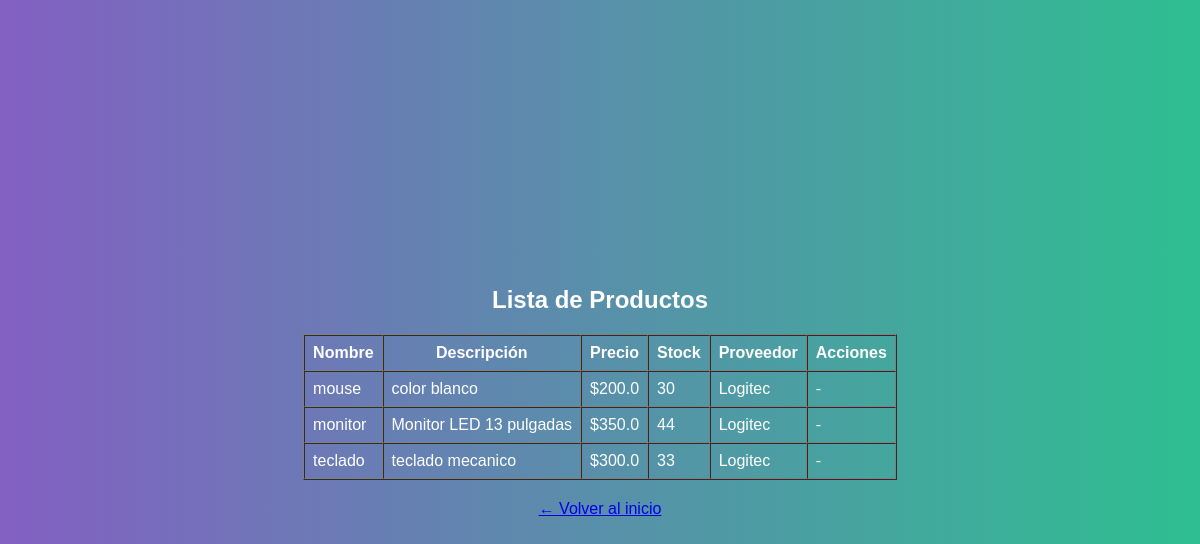
/productos (signed in), run on an earlier commit of the app's database.
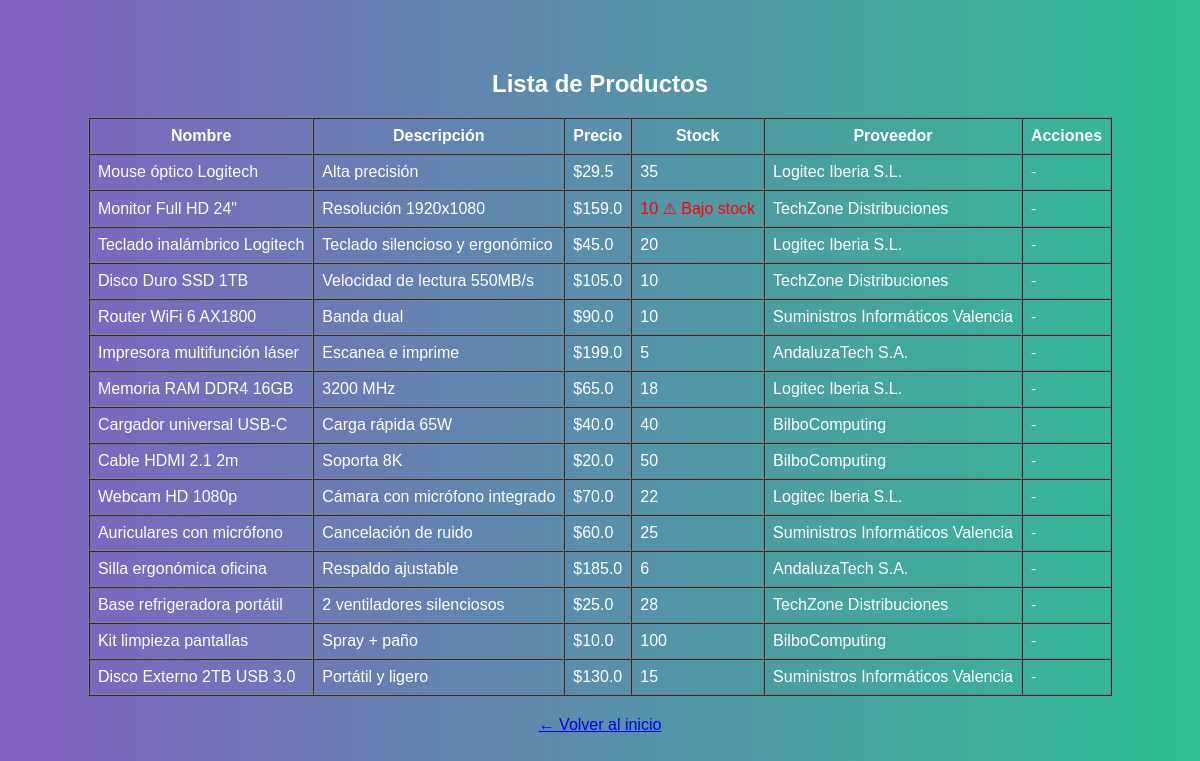
And on a later commit of the database.
### app/models.py (models this page shows, shortened)
class Producto(db.Model):
    id = db.Column(db.Integer, primary_key=True)
    nombre = db.Column(db.String(100), nullable=False)
    descripcion = db.Column(db.String(200))
    precio = db.Column(db.Float, nullable=False)             # Precio de venta
    costo_proveedor = db.Column(db.Float, nullable=False)    # Costo del proveedor
    stock = db.Column(db.Integer, nullable=False)
    stock_maximo = db.Column(db.Integer, nullable=False)     # Umbral para alertas de reposicion
    proveedor_id = db.Column(db.Integer, db.ForeignKey('proveedor.id'), nullable=False)    # Relacion con proveedor
    ventas = db.relationship('Venta', backref='producto', lazy=True)      # Relacion con ventas del producto

class Proveedor(db.Model):
    id = db.Column(db.Integer, primary_key=True)
    nombre = db.Column(db.String(100), nullable=False)
    email = db.Column(db.String(150))
    telefono = db.Column(db.String(20))
    direccion = db.Column(db.String(200))
    cif = db.Column(db.String(50))
    porcentaje_descuento = db.Column(db.Float)
    iva = db.Column(db.Float)
    productos = db.relationship('Producto', backref='proveedor', lazy=True)  #  # Relación con productos del proveedor

### app/routes.py (the view)
@main.route('/productos')
@login_required
def listar_productos():
    productos = Producto.query.all()
    return render_template('listar_productos.html', productos=productos)

### app/templates/listar_productos.html (shortened to what this page needs)
{% extends 'base.html' %}
{% block content %}
<h2 class="animated fadeInDown">Lista de Productos</h2>
<table border="1" cellpadding="8" cellspacing="0" >
  <thead>
    <tr>
      <th>Nombre</th>
      <th>Descripción</th>
      <th>Precio</th>
      <th>Stock</th>
      <th>Proveedor</th>
      <th>Acciones</th>
    </tr>
  </thead>
  <tbody>
    {% for producto in productos %}
    <tr>
      <td>{{ producto.nombre }}</td>
      <td>{{ producto.descripcion }}</td>
      <td>${{ producto.precio }}</td>
      <td>
        {% if producto.stock <= producto.stock_maximo * 0.1 %}
          <span style="color: red;">{{ producto.stock }} ⚠ Bajo stock</span>
        {% else %}
          {{ producto.stock }}
        {% endif %}
      </td>
      <td>
        {% if producto.proveedor %}
          {{ producto.proveedor.nombre }}
        {% else %}
          Sin proveedor
        {% endif %}
      </td>
      <td>
        {% if current_user.role == 'admin' %}
        <a href="{{ url_for('main.editar_producto', id=producto.id) }}">
          <button type="button" class="boton-accion">Editar</button>
        </a>
        <form action="{{ url_for('main.eliminar_producto', id=producto.id) }}" method="post" class="inline-form">
          <button type="submit" class="boton-accion">Eliminar</button>
        </form>
        {% else %}
          -
        {% endif %}
      </td>
    </tr>
    {% endfor %}
  </tbody>
</table>
<p style="text-align: center; margin-top: 20px;">
  <a href="{{ url_for('main.dashboard') }}">← Volver al inicio</a>
</p>
{% endblock %}

What changed in the data, as far as the page shows it:
removed Producto: nombre "mouse", descripcion "color blanco", precio "200.0", stock "30", proveedor.nombre "Logitec"
added Producto: nombre "Mouse óptico Logitech", descripcion "Alta precisión", precio "29.5", stock "35", proveedor.nombre "Logitec Iberia S.L."
changed Producto: nombre "monitor" → "Monitor Full HD 24\""; descripcion "Monitor LED 13 pulgadas" → "Resolución 1920x1080"; precio "350.0" → "159.0"; proveedor.nombre "Logitec" → "TechZone Distribuciones"; stock "44" → "10"
changed Producto: nombre "teclado" → "Teclado inalámbrico Logitech"; descripcion "teclado mecanico" → "Teclado silencioso y ergonómico"; precio "300.0" → "45.0"; stock "33" → "20"; proveedor.nombre "Logitec" → "Logitec Iberia S.L."
added Producto: nombre "Disco Duro SSD 1TB", descripcion "Velocidad de lectura 550MB/s", precio "105.0", stock "10", proveedor.nombre "TechZone Distribuciones"
added Producto: nombre "Router WiFi 6 AX1800", descripcion "Banda dual", precio "90.0", stock "10", proveedor.nombre "Suministros Informáticos Valencia"
added Producto: nombre "Impresora multifunción láser", descripcion "Escanea e imprime", precio "199.0", stock "5", proveedor.nombre "AndaluzaTech S.A."
added Producto: nombre "Memoria RAM DDR4 16GB", descripcion "3200 MHz", precio "65.0", stock "18", proveedor.nombre "Logitec Iberia S.L."
added Producto: nombre "Cargador universal USB-C", descripcion "Carga rápida 65W", precio "40.0", stock "40", proveedor.nombre "BilboComputing"
added Producto: nombre "Cable HDMI 2.1 2m", descripcion "Soporta 8K", precio "20.0", stock "50", proveedor.nombre "BilboComputing"
added Producto: nombre "Webcam HD 1080p", descripcion "Cámara con micrófono integrado", precio "70.0", stock "22", proveedor.nombre "Logitec Iberia S.L."
added Producto: nombre "Auriculares con micrófono", descripcion "Cancelación de ruido", precio "60.0", stock "25", proveedor.nombre "Suministros Informáticos Valencia"
added Producto: nombre "Silla ergonómica oficina", descripcion "Respaldo ajustable", precio "185.0", stock "6", proveedor.nombre "AndaluzaTech S.A."
added Producto: nombre "Base refrigeradora portátil", descripcion "2 ventiladores silenciosos", precio "25.0", stock "28", proveedor.nombre "TechZone Distribuciones"
added Producto: nombre "Kit limpieza pantallas", descripcion "Spray + paño", precio "10.0", stock "100", proveedor.nombre "BilboComputing"
added Producto: nombre "Disco Externo 2TB USB 3.0", descripcion "Portátil y ligero", precio "130.0", stock "15", proveedor.nombre "Suministros Informáticos Valencia"
